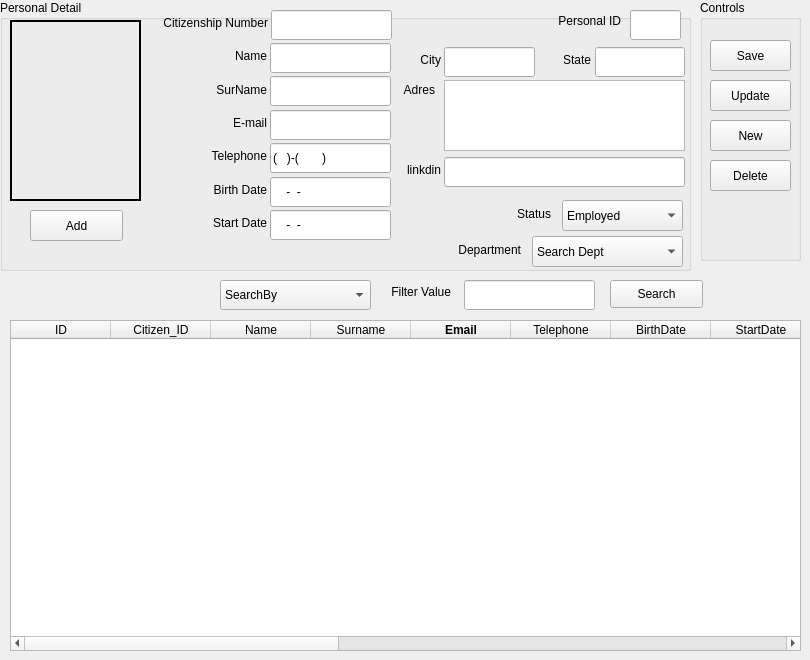
    <widget class="QWidget" name="tab">
     <attribute name="title">
      <string>Manage Personal</string>
     </attribute>
     <widget class="QGroupBox" name="groupBox_7">
      <property name="geometry">
       <rect>
        <x>0</x>
        <y>0</y>
        <width>691</width>
        <height>271</height>
       </rect>
      </property>
      <property name="title">
       <string>Personal Detail</string>
      </property>
      <widget class="QLineEdit" name="lineEdit_2">
       <property name="enabled">
        <bool>false</bool>
       </property>
       <property name="geometry">
        <rect>
         <x>630</x>
         <y>10</y>
         <width>51</width>
         <height>30</height>
        </rect>
       </property>
       <property name="palette">
        <palette>
         <active>
          <colorrole role="WindowText">
           <brush brushstyle="SolidPattern">
            <color alpha="255">
             <red>0</red>
             <green>0</green>
             <blue>0</blue>
            </color>
           </brush>
          </colorrole>
          <colorrole role="Text">
           <brush brushstyle="SolidPattern">
            <color alpha="255">
             <red>0</red>
             <green>0</green>
             <blue>0</blue>
            </color>
           </brush>
          </colorrole>
          <colorrole role="Base">
           <brush brushstyle="SolidPattern">
            <color alpha="255">
             <red>255</red>
             <green>255</green>
             <blue>255</blue>
            </color>
           </brush>
          </colorrole>
          <colorrole role="PlaceholderText">
           <brush brushstyle="SolidPattern">
            <color alpha="128">
             <red>0</red>
             <green>0</green>
             <blue>0</blue>
            </color>
           </brush>
          </colorrole>
         </active>
         <inactive>
          <colorrole role="WindowText">
           <brush brushstyle="SolidPattern">
            <color alpha="255">
             <red>0</red>
             <green>0</green>
             <blue>0</blue>
            </color>
           </brush>
          </colorrole>
          <colorrole role="Text">
           <brush brushstyle="SolidPattern">
            <color alpha="255">
             <red>0</red>
             <green>0</green>
             <blue>0</blue>
            </color>
           </brush>
          </colorrole>
          <colorrole role="Base">
           <brush brushstyle="SolidPattern">
            <color alpha="255">
             <red>255</red>
             <green>255</green>
             <blue>255</blue>
            </color>
           </brush>
          </colorrole>
          <colorrole role="PlaceholderText">
           <brush brushstyle="SolidPattern">
            <color alpha="128">
             <red>0</red>
             <green>0</green>
             <blue>0</blue>
            </color>
           </brush>
          </colorrole>
         </inactive>
         <disabled>
          <colorrole role="WindowText">
           <brush brushstyle="SolidPattern">
            <color alpha="255">
             <red>0</red>
             <green>0</green>
             <blue>0</blue>
            </color>
           </brush>
          </colorrole>
          <colorrole role="Text">
           <brush brushstyle="SolidPattern">
            <color alpha="255">
             <red>0</red>
             <green>0</green>
             <blue>0</blue>
            </color>
           </brush>
          </colorrole>
          <colorrole role="Base">
           <brush brushstyle="SolidPattern">
            <color alpha="255">
             <red>255</red>
             <green>255</green>
             <blue>255</blue>
            </color>
           </brush>
          </colorrole>
          <colorrole role="PlaceholderText">
           <brush brushstyle="SolidPattern">
            <color alpha="128">
             <red>0</red>
             <green>0</green>
             <blue>0</blue>
            </color>
           </brush>
          </colorrole>
         </disabled>
        </palette>
       </property>
      </widget>
      <widget class="QLabel" name="label">
       <property name="geometry">
        <rect>
         <x>530</x>
         <y>10</y>
         <width>91</width>
         <height>21</height>
        </rect>
       </property>
       <property name="text">
        <string>Personal ID</string>
       </property>
       <property name="alignment">
        <set>Qt::AlignRight|Qt::AlignTrailing|Qt::AlignVCenter</set>
       </property>
      </widget>
      <widget class="QLabel" name="label_2">
       <property name="geometry">
        <rect>
         <x>156</x>
         <y>46</y>
         <width>111</width>
         <height>20</height>
        </rect>
       </property>
       <property name="text">
        <string>Name</string>
       </property>
       <property name="alignment">
        <set>Qt::AlignRight|Qt::AlignTrailing|Qt::AlignVCenter</set>
       </property>
      </widget>
      <widget class="QLineEdit" name="lineEdit_3">
       <property name="geometry">
        <rect>
         <x>270</x>
         <y>43</y>
         <width>121</width>
         <height>30</height>
        </rect>
       </property>
       <property name="maxLength">
        <number>30</number>
       </property>
      </widget>
      <widget class="QLineEdit" name="lineEdit_4">
       <property name="geometry">
        <rect>
         <x>270</x>
         <y>76</y>
         <width>121</width>
         <height>30</height>
        </rect>
       </property>
       <property name="maxLength">
        <number>30</number>
       </property>
      </widget>
      <widget class="QLineEdit" name="lineEdit_5">
       <property name="geometry">
        <rect>
         <x>270</x>
         <y>110</y>
         <width>121</width>
         <height>30</height>
        </rect>
       </property>
      </widget>
      <widget class="QLabel" name="label_3">
       <property name="geometry">
        <rect>
         <x>156</x>
         <y>113</y>
         <width>111</width>
         <height>20</height>
        </rect>
       </property>
       <property name="text">
        <string>E-mail</string>
       </property>
       <property name="alignment">
        <set>Qt::AlignRight|Qt::AlignTrailing|Qt::AlignVCenter</set>
       </property>
      </widget>
      <widget class="QLineEdit" name="lineEdit_6">
       <property name="geometry">
        <rect>
         <x>270</x>
         <y>143</y>
         <width>121</width>
         <height>30</height>
        </rect>
       </property>
       <property name="inputMask">
        <string>(999)-(9999999)</string>
       </property>
      </widget>
      <widget class="QLabel" name="label_4">
       <property name="geometry">
        <rect>
         <x>156</x>
         <y>146</y>
         <width>111</width>
         <height>20</height>
        </rect>
       </property>
       <property name="text">
        <string>Telephone</string>
       </property>
       <property name="alignment">
        <set>Qt::AlignRight|Qt::AlignTrailing|Qt::AlignVCenter</set>
       </property>
      </widget>
      <widget class="QLabel" name="label_5">
       <property name="geometry">
        <rect>
         <x>156</x>
         <y>180</y>
         <width>111</width>
         <height>20</height>
        </rect>
       </property>
       <property name="text">
        <string>Birth Date</string>
       </property>
       <property name="alignment">
        <set>Qt::AlignRight|Qt::AlignTrailing|Qt::AlignVCenter</set>
       </property>
      </widget>
      <widget class="QLineEdit" name="lineEdit_7">
       <property name="geometry">
        <rect>
         <x>270</x>
         <y>177</y>
         <width>121</width>
         <height>30</height>
        </rect>
       </property>
       <property name="inputMask">
        <string>0000-00-00</string>
       </property>
       <property name="text">
        <string>--</string>
       </property>
       <property name="maxLength">
        <number>10</number>
       </property>
       <property name="cursorPosition">
        <number>10</number>
       </property>
      </widget>
      <widget class="QLabel" name="label_6">
       <property name="geometry">
        <rect>
         <x>156</x>
         <y>213</y>
         <width>111</width>
         <height>20</height>
        </rect>
       </property>
       <property name="text">
        <string>Start Date</string>
       </property>
       <property name="alignment">
        <set>Qt::AlignRight|Qt::AlignTrailing|Qt::AlignVCenter</set>
       </property>
      </widget>
      <widget class="QLineEdit" name="lineEdit_8">
       <property name="geometry">
        <rect>
         <x>270</x>
         <y>210</y>
         <width>121</width>
         <height>30</height>
        </rect>
       </property>
       <property name="inputMask">
        <string>0000-00-00</string>
       </property>
       <property name="text">
        <string>--</string>
       </property>
      </widget>
      <widget class="QLineEdit" name="lineEdit_9">
       <property name="geometry">
        <rect>
         <x>595</x>
         <y>47</y>
         <width>90</width>
         <height>30</height>
        </rect>
       </property>
      </widget>
      <widget class="QLabel" name="label_7">
       <property name="geometry">
        <rect>
         <x>551</x>
         <y>50</y>
         <width>40</width>
         <height>20</height>
        </rect>
       </property>
       <property name="text">
        <string>State</string>
       </property>
       <property name="alignment">
        <set>Qt::AlignRight|Qt::AlignTrailing|Qt::AlignVCenter</set>
       </property>
      </widget>
      <widget class="QLineEdit" name="lineEdit_10">
       <property name="geometry">
        <rect>
         <x>444</x>
         <y>47</y>
         <width>91</width>
         <height>30</height>
        </rect>
       </property>
      </widget>
      <widget class="QLabel" name="label_8">
       <property name="geometry">
        <rect>
         <x>330</x>
         <y>50</y>
         <width>111</width>
         <height>20</height>
        </rect>
       </property>
       <property name="text">
        <string>City</string>
       </property>
       <property name="alignment">
        <set>Qt::AlignRight|Qt::AlignTrailing|Qt::AlignVCenter</set>
       </property>
      </widget>
      <widget class="QLabel" name="label_9">
       <property name="geometry">
        <rect>
         <x>324</x>
         <y>80</y>
         <width>111</width>
         <height>20</height>
        </rect>
       </property>
       <property name="text">
        <string>Adres</string>
       </property>
       <property name="alignment">
        <set>Qt::AlignRight|Qt::AlignTrailing|Qt::AlignVCenter</set>
       </property>
      </widget>
      <widget class="QTextEdit" name="textEdit">
       <property name="geometry">
        <rect>
         <x>444</x>
         <y>80</y>
         <width>241</width>
         <height>71</height>
        </rect>
       </property>
      </widget>
      <widget class="QLineEdit" name="lineEdit_11">
       <property name="geometry">
        <rect>
         <x>444</x>
         <y>157</y>
         <width>241</width>
         <height>30</height>
        </rect>
       </property>
      </widget>
      <widget class="QLabel" name="label_10">
       <property name="geometry">
        <rect>
         <x>330</x>
         <y>160</y>
         <width>111</width>
         <height>20</height>
        </rect>
       </property>
       <property name="text">
        <string>linkdin</string>
       </property>
       <property name="alignment">
        <set>Qt::AlignRight|Qt::AlignTrailing|Qt::AlignVCenter</set>
       </property>
      </widget>
      <widget class="QLineEdit" name="lineEdit_12">
       <property name="geometry">
        <rect>
         <x>271</x>
         <y>10</y>
         <width>121</width>
         <height>30</height>
        </rect>
       </property>
      </widget>
      <widget class="QLabel" name="label_11">
       <property name="geometry">
        <rect>
         <x>157</x>
         <y>13</y>
         <width>111</width>
         <height>20</height>
        </rect>
       </property>
       <property name="text">
        <string>Citizenship Number</string>
       </property>
       <property name="alignment">
        <set>Qt::AlignRight|Qt::AlignTrailing|Qt::AlignVCenter</set>
       </property>
      </widget>
      <widget class="QLabel" name="label_12">
       <property name="geometry">
        <rect>
         <x>156</x>
         <y>80</y>
         <width>111</width>
         <height>20</height>
        </rect>
       </property>
       <property name="text">
        <string>SurName</string>
       </property>
       <property name="alignment">
        <set>Qt::AlignRight|Qt::AlignTrailing|Qt::AlignVCenter</set>
       </property>
      </widget>
      <widget class="QLabel" name="label_13">
       <property name="geometry">
        <rect>
         <x>10</x>
         <y>20</y>
         <width>131</width>
         <height>181</height>
        </rect>
       </property>
       <property name="frameShape">
        <enum>QFrame::WinPanel</enum>
       </property>
       <property name="text">
        <string/>
       </property>
      </widget>
      <widget class="QPushButton" name="pushButton_15">
       <property name="geometry">
        <rect>
         <x>30</x>
         <y>210</y>
         <width>93</width>
         <height>31</height>
        </rect>
       </property>
       <property name="text">
        <string>Add</string>
       </property>
      </widget>
      <widget class="QComboBox" name="comboBox_2">
       <property name="geometry">
        <rect>
         <x>562</x>
         <y>200</y>
         <width>121</width>
         <height>31</height>
        </rect>
       </property>
       <item>
        <property name="text">
         <string>Employed</string>
        </property>
       </item>
       <item>
        <property name="text">
         <string>not Employed</string>
        </property>
       </item>
      </widget>
      <widget class="QLabel" name="label_15">
       <property name="geometry">
        <rect>
         <x>450</x>
         <y>204</y>
         <width>101</width>
         <height>20</height>
        </rect>
       </property>
       <property name="text">
        <string>Status</string>
       </property>
       <property name="alignment">
        <set>Qt::AlignRight|Qt::AlignTrailing|Qt::AlignVCenter</set>
       </property>
      </widget>
      <widget class="QComboBox" name="comboBox_3">
       <property name="geometry">
        <rect>
         <x>532</x>
         <y>236</y>
         <width>151</width>
         <height>31</height>
        </rect>
       </property>
       <item>
        <property name="text">
         <string>Search Dept</string>
        </property>
       </item>
       <item>
        <property name="text">
         <string>Physics</string>
        </property>
       </item>
       <item>
        <property name="text">
         <string>Mathematic</string>
        </property>
       </item>
       <item>
        <property name="text">
         <string>Chemical</string>
        </property>
       </item>
       <item>
        <property name="text">
         <string>Turkhis Lang</string>
        </property>
       </item>
       <item>
        <property name="text">
         <string>Guidance</string>
        </property>
       </item>
       <item>
        <property name="text">
         <string>Sport</string>
        </property>
       </item>
       <item>
        <property name="text">
         <string>History</string>
        </property>
       </item>
       <item>
        <property name="text">
         <string>Music</string>
        </property>
       </item>
       <item>
        <property name="text">
         <string>Geography</string>
        </property>
       </item>
       <item>
        <property name="text">
         <string>EATF</string>
        </property>
       </item>
       <item>
        <property name="text">
         <string>EETF</string>
        </property>
       </item>
       <item>
        <property name="text">
         <string>MTF</string>
        </property>
       </item>
       <item>
        <property name="text">
         <string>Carrier</string>
        </property>
       </item>
       <item>
        <property name="text">
         <string>Other</string>
        </property>
       </item>
      </widget>
      <widget class="QLabel" name="label_16">
       <property name="geometry">
        <rect>
         <x>410</x>
         <y>240</y>
         <width>111</width>
         <height>20</height>
        </rect>
       </property>
       <property name="text">
        <string>Department</string>
       </property>
       <property name="alignment">
        <set>Qt::AlignRight|Qt::AlignTrailing|Qt::AlignVCenter</set>
       </property>
      </widget>
     </widget>
     <widget class="QTableWidget" name="tableWidget">
      <property name="geometry">
       <rect>
        <x>10</x>
        <y>320</y>
        <width>791</width>
        <height>331</height>
       </rect>
      </property>
      <property name="sizeAdjustPolicy">
       <enum>QAbstractScrollArea::AdjustToContents</enum>
      </property>
      <property name="editTriggers">
       <set>QAbstractItemView::NoEditTriggers</set>
      </property>
      <property name="dragDropMode">
       <enum>QAbstractItemView::NoDragDrop</enum>
      </property>
      <property name="selectionMode">
       <enum>QAbstractItemView::SingleSelection</enum>
      </property>
      <property name="selectionBehavior">
       <enum>QAbstractItemView::SelectRows</enum>
      </property>
      <property name="sortingEnabled">
       <bool>true</bool>
      </property>
      <column>
       <property name="text">
        <string>ID</string>
       </property>
      </column>
      <column>
       <property name="text">
        <string>Citizen_ID</string>
       </property>
      </column>
      <column>
       <property name="text">
        <string>Name</string>
       </property>
       <property name="foreground">
        <brush brushstyle="NoBrush">
         <color alpha="255">
          <red>21</red>
          <green>21</green>
          <blue>236</blue>
         </color>
        </brush>
       </property>
      </column>
      <column>
       <property name="text">
        <string>Surname</string>
       </property>
       <property name="foreground">
        <brush brushstyle="NoBrush">
         <color alpha="255">
          <red>21</red>
          <green>21</green>
          <blue>236</blue>
         </color>
        </brush>
       </property>
      </column>
      <column>
       <property name="text">
        <string>Email</string>
       </property>
       <property name="font">
        <font>
         <weight>75</weight>
         <bold>true</bold>
        </font>
       </property>
       <property name="foreground">
        <brush brushstyle="NoBrush">
         <color alpha="255">
          <red>0</red>
          <green>0</green>
          <blue>0</blue>
         </color>
        </brush>
       </property>
      </column>
      <column>
       <property name="text">
        <string>Telephone</string>
       </property>
      </column>
      <column>
       <property name="text">
        <string>BirthDate</string>
       </property>
      </column>
      <column>
       <property name="text">
        <string>StartDate</string>
       </property>
      </column>
      <column>
       <property name="text">
        <string>City</string>
       </property>
      </column>
      <column>
       <property name="text">
        <string>State</string>
       </property>
      </column>
      <column>
       <property name="text">
        <string>Adress</string>
       </property>
      </column>
      <column>
       <property name="text">
        <string>linkdin</string>
       </property>
      </column>
      <column>
       <property name="text">
        <string>Department</string>
       </property>
      </column>
      <column>
       <property name="text">
        <string>status</string>
       </property>
      </column>
      <column>
       <property name="text">
        <string>Face_Status</string>
       </property>
      </column>
      <column>
       <property name="text">
        <string>New Column</string>
       </property>
      </column>
      <column>
       <property name="text">
        <string>record_date</string>
       </property>
      </column>
     </widget>
     <widget class="QLabel" name="label_14">
      <property name="geometry">
       <rect>
        <x>340</x>
        <y>282</y>
        <width>111</width>
        <height>20</height>
       </rect>
      </property>
      <property name="text">
       <string>Filter Value</string>
      </property>
      <property name="alignment">
       <set>Qt::AlignRight|Qt::AlignTrailing|Qt::AlignVCenter</set>
      </property>
     </widget>
     <widget class="QLineEdit" name="lineEdit_13">
      <property name="geometry">
       <rect>
        <x>464</x>
        <y>280</y>
        <width>131</width>
        <height>30</height>
       </rect>
      </property>
     </widget>
     <widget class="QComboBox" name="comboBox">
      <property name="geometry">
       <rect>
        <x>220</x>
        <y>280</y>
        <width>151</width>
        <height>30</height>
       </rect>
      </property>
      <item>
       <property name="text">
        <string>SearchBy</string>
       </property>
      </item>
      <item>
       <property name="text">
        <string>Name</string>
       </property>
      </item>
      <item>
       <property name="text">
        <string>SurName</string>
       </property>
      </item>
      <item>
       <property name="text">
        <string>Department</string>
       </property>
      </item>
      <item>
       <property name="text">
        <string>ID</string>
       </property>
      </item>
      <item>
       <property name="text">
        <string>Citizenship_ID</string>
       </property>
      </item>
     </widget>
     <widget class="QPushButton" name="pushButton_11">
      <property name="geometry">
       <rect>
        <x>610</x>
        <y>280</y>
        <width>93</width>
        <height>28</height>
       </rect>
      </property>
      <property name="text">
       <string>Search</string>
      </property>
     </widget>
     <widget class="QGroupBox" name="groupBox_8">
      <property name="geometry">
       <rect>
        <x>700</x>
        <y>0</y>
        <width>101</width>
        <height>261</height>
       </rect>
      </property>
      <property name="title">
       <string>Controls</string>
      </property>
      <widget class="QPushButton" name="pushButton_12">
       <property name="geometry">
        <rect>
         <x>10</x>
         <y>40</y>
         <width>81</width>
         <height>31</height>
        </rect>
       </property>
       <property name="text">
        <string>Save</string>
       </property>
      </widget>
      <widget class="QPushButton" name="pushButton_13">
       <property name="geometry">
        <rect>
         <x>10</x>
         <y>80</y>
         <width>81</width>
         <height>31</height>
        </rect>
       </property>
       <property name="text">
        <string>Update</string>
       </property>
      </widget>
      <widget class="QPushButton" name="pushButton_14">
       <property name="geometry">
        <rect>
         <x>10</x>
         <y>160</y>
         <width>81</width>
         <height>31</height>
        </rect>
       </property>
       <property name="text">
        <string>Delete</string>
       </property>
      </widget>
      <widget class="QPushButton" name="pushButton_16">
       <property name="geometry">
        <rect>
         <x>10</x>
         <y>120</y>
         <width>81</width>
         <height>31</height>
        </rect>
       </property>
       <property name="text">
        <string>New</string>
       </property>
      </widget>
     </widget>
    </widget>
